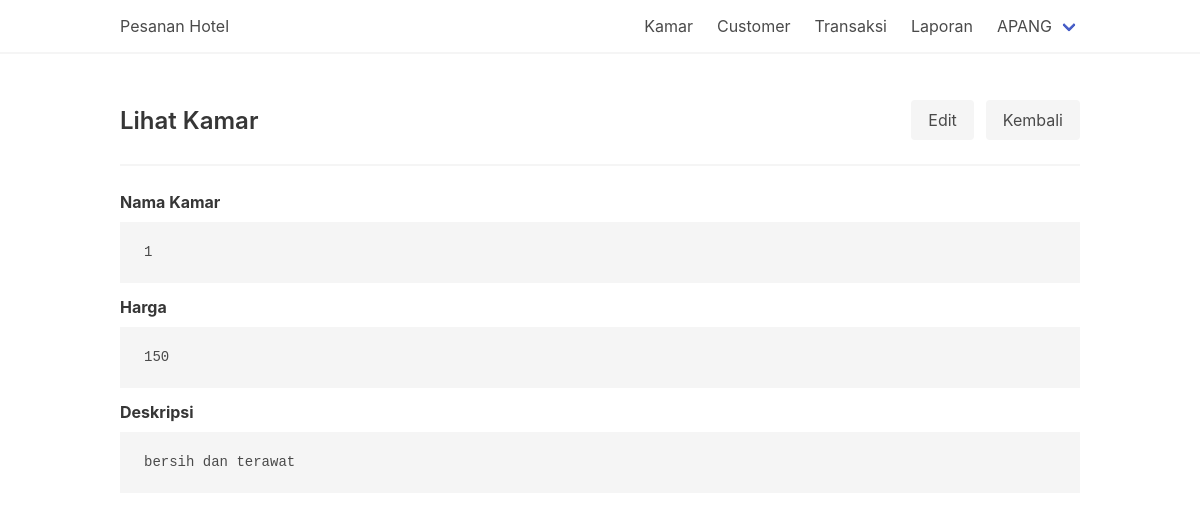
The app's page /kamar-show.php?id=1 (signed in) with its own data.
### tables this page shows
CREATE TABLE `kamar` (
  `id_kamar` int(11) NOT NULL,
  `kamar` varchar(30) NOT NULL,
  `harga` decimal(10,0) NOT NULL,
  `deskripsi` text NOT NULL
);

### kamar-show.php (the view, shortened to what this page needs)
<?php
require_once "template/theHeader.php";
?>
<div class="level">
    <div class="level-left">
        <div class="level-item">
            <h1 class="title is-4">Lihat Kamar</h1>
        </div>
    </div>
    <div class="level-right">
        <div class="level-item">
            <a href="kamar-edit.php?id=<?= $_GET['id'] ?>" class="button is-light">Edit</a>
        </div>
        <div class="level-item">
            <a href="kamar.php" class="button is-light">Kembali</a>
        </div>
    </div>
</div>
<hr>
<?php
if (isset($_GET['id'])) {
    $query = $conn->prepare(sprintf("SELECT * FROM kamar WHERE id_kamar = %s", $_GET['id']));
    $query->execute();
    $item = $query->fetch(PDO::FETCH_OBJ);
} else {
    return header('Location:kamar.php');
}
?>
<div class="field">
    <label class="label">Nama Kamar</label>
    <pre><?= $item->kamar; ?></pre>
</div>
<div class="field">
    <label class="label">Harga</label>
    <pre><?= $item->harga; ?></pre>
</div>
<div class="field">
    <label class="label">Deskripsi</label>
    <pre><?= $item->deskripsi; ?></pre>
</div>
<?php
require_once "template/theFooter.php"
?>

### records on screen
kamar: kamar "1", harga "150", deskripsi "bersih dan terawat"

### other values on screen
$_SESSION['auth_name'] "APANG"
